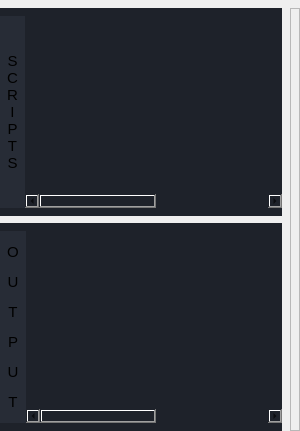
                                              <widget class="QWidget" name="mm_tab">
                                               <attribute name="title">
                                                <string>MM</string>
                                               </attribute>
                                               <layout class="QGridLayout" name="gridLayout_26">
                                                <property name="leftMargin">
                                                 <number>0</number>
                                                </property>
                                                <property name="topMargin">
                                                 <number>8</number>
                                                </property>
                                                <property name="rightMargin">
                                                 <number>0</number>
                                                </property>
                                                <property name="bottomMargin">
                                                 <number>0</number>
                                                </property>
                                                <property name="spacing">
                                                 <number>0</number>
                                                </property>
                                                <item row="0" column="0">
                                                 <widget class="QFrame" name="scripts_pre_frame_3">
                                                  <property name="sizePolicy">
                                                   <sizepolicy hsizetype="Expanding" vsizetype="Expanding">
                                                    <horstretch>0</horstretch>
                                                    <verstretch>0</verstretch>
                                                   </sizepolicy>
                                                  </property>
                                                  <property name="frameShape">
                                                   <enum>QFrame::NoFrame</enum>
                                                  </property>
                                                  <property name="frameShadow">
                                                   <enum>QFrame::Raised</enum>
                                                  </property>
                                                  <layout class="QVBoxLayout" name="verticalLayout_5">
                                                   <property name="spacing">
                                                    <number>7</number>
                                                   </property>
                                                   <property name="leftMargin">
                                                    <number>0</number>
                                                   </property>
                                                   <property name="topMargin">
                                                    <number>0</number>
                                                   </property>
                                                   <property name="rightMargin">
                                                    <number>8</number>
                                                   </property>
                                                   <property name="bottomMargin">
                                                    <number>0</number>
                                                   </property>
                                                   <item>
                                                    <widget class="QFrame" name="scripts_frame_3">
                                                     <property name="styleSheet">
                                                      <string notr="true">background-color: rgb(30, 34, 42);</string>
                                                     </property>
                                                     <property name="frameShape">
                                                      <enum>QFrame::NoFrame</enum>
                                                     </property>
                                                     <property name="frameShadow">
                                                      <enum>QFrame::Raised</enum>
                                                     </property>
                                                     <layout class="QHBoxLayout" name="horizontalLayout_33">
                                                      <property name="spacing">
                                                       <number>0</number>
                                                      </property>
                                                      <property name="leftMargin">
                                                       <number>0</number>
                                                      </property>
                                                      <property name="topMargin">
                                                       <number>8</number>
                                                      </property>
                                                      <property name="rightMargin">
                                                       <number>0</number>
                                                      </property>
                                                      <property name="bottomMargin">
                                                       <number>8</number>
                                                      </property>
                                                      <item>
                                                       <widget class="QFrame" name="scripts_label_frame_3">
                                                        <property name="styleSheet">
                                                         <string notr="true">background-color: rgb(39, 44, 54);</string>
                                                        </property>
                                                        <property name="frameShape">
                                                         <enum>QFrame::NoFrame</enum>
                                                        </property>
                                                        <property name="frameShadow">
                                                         <enum>QFrame::Raised</enum>
                                                        </property>
                                                        <layout class="QHBoxLayout" name="horizontalLayout_34">
                                                         <property name="spacing">
                                                          <number>0</number>
                                                         </property>
                                                         <property name="leftMargin">
                                                          <number>7</number>
                                                         </property>
                                                         <property name="topMargin">
                                                          <number>0</number>
                                                         </property>
                                                         <property name="rightMargin">
                                                          <number>7</number>
                                                         </property>
                                                         <property name="bottomMargin">
                                                          <number>0</number>
                                                         </property>
                                                         <item>
                                                          <widget class="QLabel" name="scripts_label_3">
                                                           <property name="font">
                                                            <font>
                                                             <pointsize>11</pointsize>
                                                            </font>
                                                           </property>
                                                           <property name="text">
                                                            <string>S
C
R
I
P
T
S</string>
                                                           </property>
                                                           <property name="alignment">
                                                            <set>Qt::AlignCenter</set>
                                                           </property>
                                                          </widget>
                                                         </item>
                                                        </layout>
                                                       </widget>
                                                      </item>
                                                      <item>
                                                       <widget class="QTreeWidget" name="Mscripts_treeWid">
                                                        <property name="font">
                                                         <font>
                                                          <pointsize>10</pointsize>
                                                         </font>
                                                        </property>
                                                        <property name="styleSheet">
                                                         <string notr="true">alternate-background-color: rgb(32, 36, 45);</string>
                                                        </property>
                                                        <property name="frameShape">
                                                         <enum>QFrame::NoFrame</enum>
                                                        </property>
                                                        <property name="frameShadow">
                                                         <enum>QFrame::Raised</enum>
                                                        </property>
                                                        <property name="sizeAdjustPolicy">
                                                         <enum>QAbstractScrollArea::AdjustIgnored</enum>
                                                        </property>
                                                        <property name="autoScroll">
                                                         <bool>true</bool>
                                                        </property>
                                                        <property name="editTriggers">
                                                         <set>QAbstractItemView::NoEditTriggers</set>
                                                        </property>
                                                        <property name="alternatingRowColors">
                                                         <bool>true</bool>
                                                        </property>
                                                        <property name="animated">
                                                         <bool>true</bool>
                                                        </property>
                                                        <property name="columnCount">
                                                         <number>5</number>
                                                        </property>
                                                        <attribute name="headerVisible">
                                                         <bool>false</bool>
                                                        </attribute>
                                                        <column>
                                                         <property name="text">
                                                          <string>New Column</string>
                                                         </property>
                                                        </column>
                                                        <column>
                                                         <property name="text">
                                                          <string>New Column</string>
                                                         </property>
                                                        </column>
                                                        <column>
                                                         <property name="text">
                                                          <string>New Column</string>
                                                         </property>
                                                        </column>
                                                        <column>
                                                         <property name="text">
                                                          <string>New Column</string>
                                                         </property>
                                                        </column>
                                                        <column>
                                                         <property name="text">
                                                          <string>New Column</string>
                                                         </property>
                                                        </column>
                                                       </widget>
                                                      </item>
                                                     </layout>
                                                    </widget>
                                                   </item>
                                                   <item>
                                                    <widget class="QFrame" name="preren_frame_3">
                                                     <property name="styleSheet">
                                                      <string notr="true">background-color: rgb(30, 34, 42);</string>
                                                     </property>
                                                     <property name="frameShape">
                                                      <enum>QFrame::NoFrame</enum>
                                                     </property>
                                                     <property name="frameShadow">
                                                      <enum>QFrame::Raised</enum>
                                                     </property>
                                                     <layout class="QHBoxLayout" name="horizontalLayout_35">
                                                      <property name="spacing">
                                                       <number>0</number>
                                                      </property>
                                                      <property name="leftMargin">
                                                       <number>0</number>
                                                      </property>
                                                      <property name="topMargin">
                                                       <number>8</number>
                                                      </property>
                                                      <property name="rightMargin">
                                                       <number>0</number>
                                                      </property>
                                                      <property name="bottomMargin">
                                                       <number>8</number>
                                                      </property>
                                                      <item>
                                                       <widget class="QFrame" name="preren_label_frame_3">
                                                        <property name="styleSheet">
                                                         <string notr="true">background-color: rgb(39, 44, 54);</string>
                                                        </property>
                                                        <property name="frameShape">
                                                         <enum>QFrame::NoFrame</enum>
                                                        </property>
                                                        <property name="frameShadow">
                                                         <enum>QFrame::Raised</enum>
                                                        </property>
                                                        <layout class="QHBoxLayout" name="horizontalLayout_36">
                                                         <property name="spacing">
                                                          <number>0</number>
                                                         </property>
                                                         <property name="leftMargin">
                                                          <number>7</number>
                                                         </property>
                                                         <property name="topMargin">
                                                          <number>0</number>
                                                         </property>
                                                         <property name="rightMargin">
                                                          <number>7</number>
                                                         </property>
                                                         <property name="bottomMargin">
                                                          <number>0</number>
                                                         </property>
                                                         <item>
                                                          <widget class="QLabel" name="preren_label_3">
                                                           <property name="font">
                                                            <font>
                                                             <pointsize>11</pointsize>
                                                            </font>
                                                           </property>
                                                           <property name="text">
                                                            <string>&lt;html&gt;&lt;head/&gt;&lt;body&gt;&lt;p&gt;O&lt;/p&gt;&lt;p&gt;U&lt;/p&gt;&lt;p&gt;T&lt;/p&gt;&lt;p&gt;P&lt;/p&gt;&lt;p&gt;U&lt;/p&gt;&lt;p&gt;T&lt;/p&gt;&lt;/body&gt;&lt;/html&gt;</string>
                                                           </property>
                                                           <property name="alignment">
                                                            <set>Qt::AlignCenter</set>
                                                           </property>
                                                          </widget>
                                                         </item>
                                                        </layout>
                                                       </widget>
                                                      </item>
                                                      <item>
                                                       <widget class="QTreeWidget" name="Moutput_treeWid">
                                                        <property name="styleSheet">
                                                         <string notr="true">alternate-background-color: rgb(32, 36, 45);</string>
                                                        </property>
                                                        <property name="frameShape">
                                                         <enum>QFrame::NoFrame</enum>
                                                        </property>
                                                        <property name="frameShadow">
                                                         <enum>QFrame::Raised</enum>
                                                        </property>
                                                        <property name="editTriggers">
                                                         <set>QAbstractItemView::NoEditTriggers</set>
                                                        </property>
                                                        <property name="alternatingRowColors">
                                                         <bool>true</bool>
                                                        </property>
                                                        <property name="animated">
                                                         <bool>true</bool>
                                                        </property>
                                                        <property name="columnCount">
                                                         <number>5</number>
                                                        </property>
                                                        <attribute name="headerVisible">
                                                         <bool>false</bool>
                                                        </attribute>
                                                        <column>
                                                         <property name="text">
                                                          <string>New Column</string>
                                                         </property>
                                                        </column>
                                                        <column>
                                                         <property name="text">
                                                          <string>New Column</string>
                                                         </property>
                                                        </column>
                                                        <column>
                                                         <property name="text">
                                                          <string>New Column</string>
                                                         </property>
                                                        </column>
                                                        <column>
                                                         <property name="text">
                                                          <string>New Column</string>
                                                         </property>
                                                        </column>
                                                        <column>
                                                         <property name="text">
                                                          <string>New Column</string>
                                                         </property>
                                                        </column>
                                                       </widget>
                                                      </item>
                                                     </layout>
                                                    </widget>
                                                   </item>
                                                  </layout>
                                                 </widget>
                                                </item>
                                                <item row="0" column="1">
                                                 <widget class="QFrame" name="ou_qc_frame_3">
                                                  <property name="frameShape">
                                                   <enum>QFrame::StyledPanel</enum>
                                                  </property>
                                                  <property name="frameShadow">
                                                   <enum>QFrame::Raised</enum>
                                                  </property>
                                                  <layout class="QVBoxLayout" name="verticalLayout_12">
                                                   <property name="spacing">
                                                    <number>8</number>
                                                   </property>
                                                   <property name="leftMargin">
                                                    <number>0</number>
                                                   </property>
                                                   <property name="topMargin">
                                                    <number>0</number>
                                                   </property>
                                                   <property name="rightMargin">
                                                    <number>8</number>
                                                   </property>
                                                   <property name="bottomMargin">
                                                    <number>0</number>
                                                   </property>
                                                  </layout>
                                                 </widget>
                                                </item>
                                               </layout>
                                              </widget>
